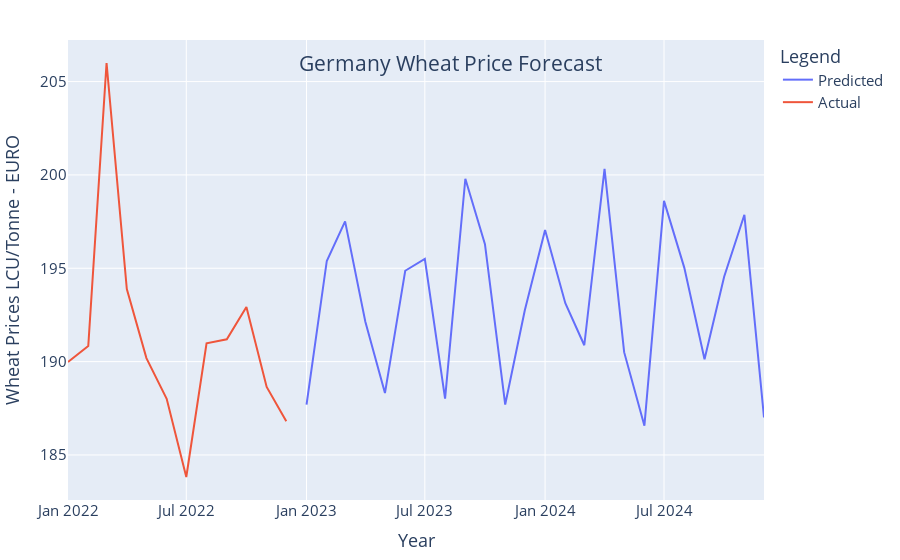

Source (notebook cell):
### Code cell
# plot in plotly
def plot_predictions(predictions, actual, title, xlabel, ylabel):
    # Create a figure
    fig = go.Figure()

    # Add traces for actual and predicted values   
    fig.add_trace(go.Scatter(x=predictions.index, y=predictions['Predicted'], mode='lines', name='Predicted'))
    fig.add_trace(go.Scatter(x=germany.index, y=germany["Value"], mode='lines', name='Actual'))

    # Update layout with title and axis labels
    fig.update_layout(
        title={'text': title, 'y':0.9, 'x':0.5, 'xanchor': 'center', 'yanchor': 'top'},
        xaxis_title=xlabel,
        yaxis_title=ylabel,
        font=dict(size=15),
        legend_title="Legend",
        margin=dict(l=20, r=20, t=40, b=20)
    )

    # Show plot
    fig.show()

plot_predictions(predictions_germany, germany_wheat_prices, 'Germany Wheat Price Forecast', 'Year', 'Wheat Prices LCU/Tonne - EURO')

### Figure 1 — Plotly figure (JSON) as saved in the notebook; plotly's stock layout.template omitted (floating-point values rounded to 4 significant figures)
{"data": [{"mode": "lines", "name": "Predicted", "type": "scatter", "x": ["2023-01-01T00:00:00", "2023-02-01T00:00:00", "2023-03-01T00:00:00", "2023-04-01T00:00:00", "2023-05-01T00:00:00", "2023-06-01T00:00:00", "2023-07-01T00:00:00", "2023-08-01T00:00:00", "2023-09-01T00:00:00", "2023-10-01T00:00:00", "2023-11-01T00:00:00", "2023-12-01T00:00:00", "2024-01-01T00:00:00", "2024-02-01T00:00:00", "2024-03-01T00:00:00", "2024-04-01T00:00:00", "2024-05-01T00:00:00", "2024-06-01T00:00:00", "2024-07-01T00:00:00", "2024-08-01T00:00:00", "2024-09-01T00:00:00", "2024-10-01T00:00:00", "2024-11-01T00:00:00", "2024-12-01T00:00:00"], "y": [187.7, 195.4, 197.5, 192.1, 188.3, 194.9, 195.5, 188.0, 199.8, 196.3, 187.7, 192.8, 197.0, 193.1, 190.9, 200.3, 190.5, 186.6, 198.6, 195.0, 190.1, 194.5, 197.9, 187.0]}, {"mode": "lines", "name": "Actual", "type": "scatter", "x": ["2022-01-01T00:00:00", "2022-02-01T00:00:00", "2022-03-01T00:00:00", "2022-04-01T00:00:00", "2022-05-01T00:00:00", "2022-06-01T00:00:00", "2022-07-01T00:00:00", "2022-08-01T00:00:00", "2022-09-01T00:00:00", "2022-10-01T00:00:00", "2022-11-01T00:00:00", "2022-12-01T00:00:00"], "y": [190.0, 190.8, 206.0, 193.9, 190.2, 188.0, 183.8, 191.0, 191.2, 192.9, 188.6, 186.8]}], "layout": {"font": {"size": 15}, "legend": {"title": {"text": "Legend"}}, "margin": {"b": 20, "l": 20, "r": 20, "t": 40}, "title": {"text": "Germany Wheat Price Forecast", "x": 0.5, "xanchor": "center", "y": 0.9, "yanchor": "top"}, "xaxis": {"title": {"text": "Year"}}, "yaxis": {"title": {"text": "Wheat Prices LCU/Tonne - EURO"}}}}
